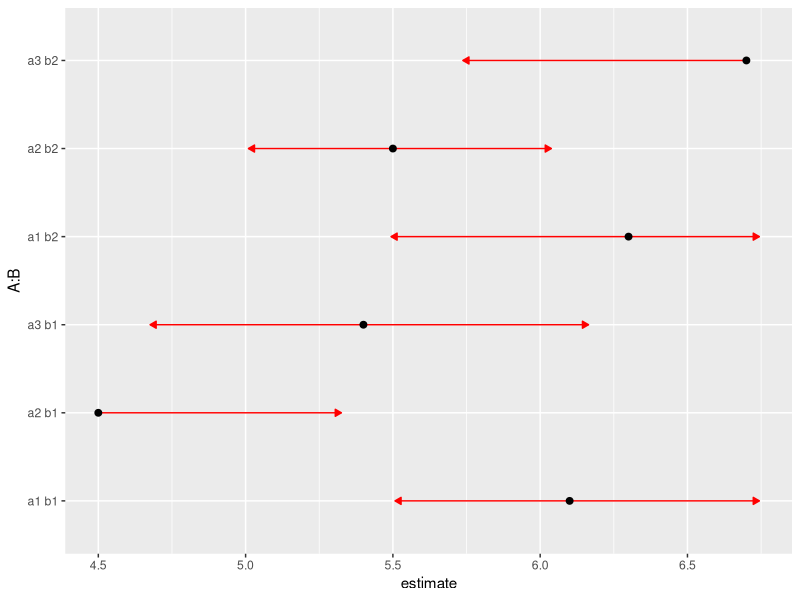
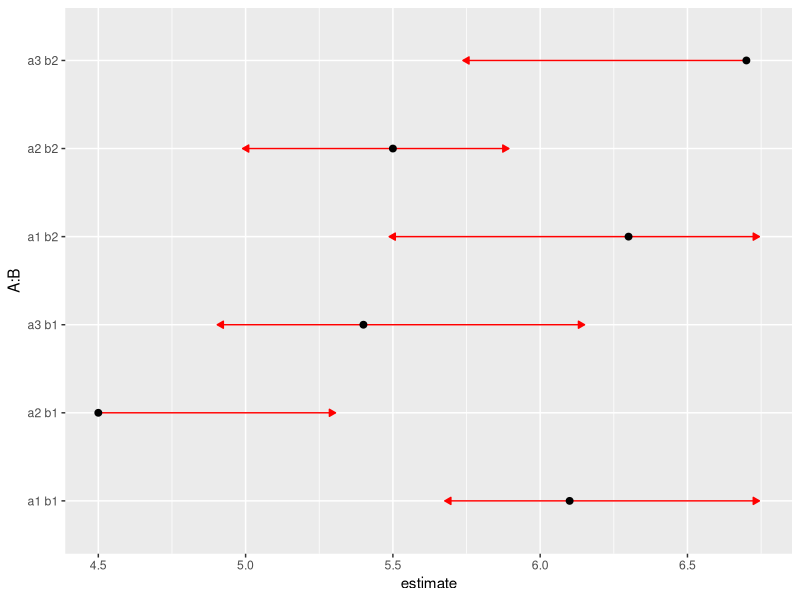
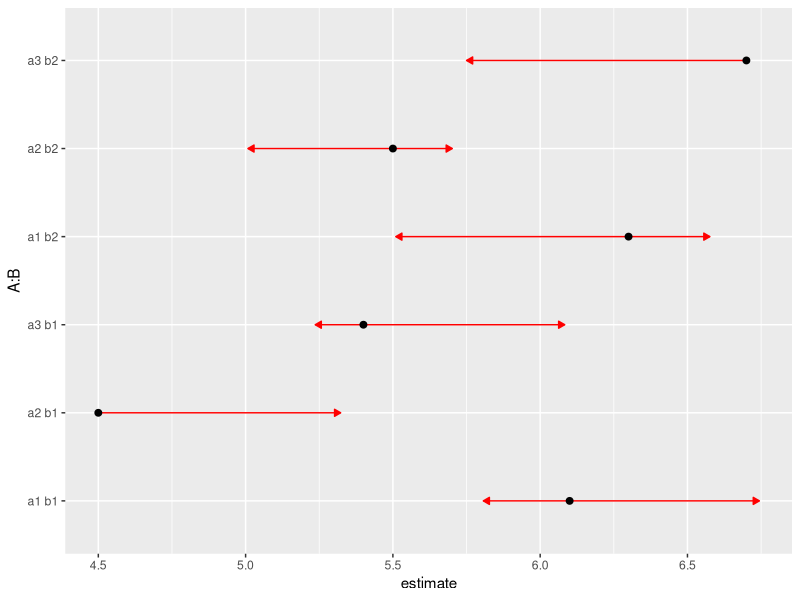

Reproduce these figures in R, in order. (Note: this script raises an error after producing the figures.)
## ---- chunk 1
require("emmeans")
require("MASS")
knitr::opts_chunk$set(fig.width = 4.5, fig.height = 2.0, class.output = "ro",
                      class.message = "re", class.error = "re", class.warning = "re")
###knitr::opts_chunk$set(fig.width = 4.5, fig.height = 2.0)
## ---- chunk 2
m = c(6.1, 4.5, 5.4,    6.3, 5.5, 6.7)
se2 = c(.3, .4, .37,  .41, .23, .48)^2
lev = list(A = c("a1","a2","a3"), B = c("b1", "b2"))
foo = emmobj(m, diag(se2), levels = lev, linfct = diag(6))
plot(foo, CIs = FALSE, comparisons = TRUE)
## ---- chunk 3
mkmat <- function(V, rho = 0, indexes = list(1:3, 4:6)) {
    sd = sqrt(diag(V))
    for (i in indexes)
        V[i,i] = (1 - rho)*diag(sd[i]^2) + rho*outer(sd[i], sd[i])
    V
}
# Intraclass correlation = 0.3
foo3 = foo
foo3@V <- mkmat(foo3@V, 0.3)
plot(foo3, CIs = FALSE, comparisons = TRUE)
## ---- chunk 4
foo6 = foo
foo6@V <- mkmat(foo6@V, 0.6)
plot(foo6, CIs = FALSE, comparisons = TRUE)
## ---- chunk 5
foo8 = foo
foo8@V <- mkmat(foo8@V, 0.8)
plot(foo8, CIs = FALSE, comparisons = TRUE)
## ---- chunk 6
plot(foo8, CIs = FALSE, comparisons = TRUE, by = "B")
## ---- chunk 7
pwpp(foo6, sort = FALSE)
pwpm(foo6)
## ---- chunk 8
options(contrasts = c("contr.treatment", "contr.poly"))   ## ensure system default
w <- warpbreaks[1:40, ]   ### no data for (wool = B, tension = H)
w.lm <- lm(breaks ~ wool * tension, data = w)
w.rg <- ref_grid(w.lm)
(jt <- joint_tests(w.rg))
## ---- chunk 9
(test.all <- test(contrast(w.rg, "consec"), joint = TRUE))
## ---- chunk 10
(ef <- attr(jt, "est.fcns"))
## ---- chunk 11
tmp <- w.rg
tmp@linfct <- do.call(rbind, ef)      # combine EFs into a matrix
tmp@grid <- tmp@grid[1:2, ]           # replace the @linfct and @grid slots
(test.ef <- test(tmp, joint = TRUE))  #  -- that's enough to get the test
## ---- chunk 12
(test.all$df1 * test.all$F.ratio  -  test.ef$df1 * test.ef$F.ratio) /
    (test.all$df1 - test.ef$df1)
## ---- chunk 13
require(MASS)
mod1 <- glm(Claims ~ District + Group + Age + offset(log(Holders)),
            data = Insurance,
            family = poisson)
mod2 <- glm(Claims ~ District + Group + Age,
            offset = log(Holders),
            data = Insurance,
            family = poisson)
## ---- chunk 14
(rg1 <- ref_grid(mod1))
(rg2 <- ref_grid(mod2))
## ---- chunk 15
emmeans(rg1, "Age")
emmeans(rg2, "Age")
## ---- chunk 16
emmeans(rg1, "Age", offset = 0, type = "response")
## ---- chunk 17
emmeans(mod1, "Age", cov.reduce = Holders ~ Age)
## ---- chunk 18
emmeans(mod2, "Age", cov.reduce = .static.offset. ~ Age)
